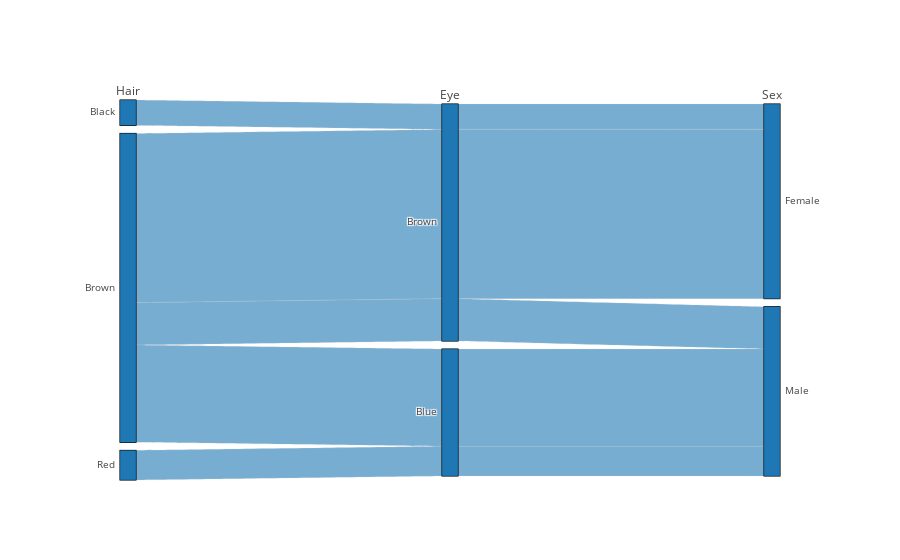

The code cell stored with this chart in its notebook:
### Markdown cell above
#### Basic Parallel Categories Diagram with Counts
If the frequency of occurrence for each combination of attributes is known in advance, this can be specified using the `counts` property

### Code cell
parcats = go.Parcats(
    dimensions=[
        {'label': 'Hair',
         'values': ['Black', 'Brown', 'Brown', 'Brown', 'Red']},
        {'label': 'Eye',
         'values': ['Brown', 'Brown', 'Brown', 'Blue', 'Blue']},
        {'label': 'Sex',
         'values': ['Female', 'Male', 'Female', 'Male', 'Male']}],
    counts=[6, 10, 40, 23, 7]
)

iplot([parcats])

### Figure 1 — Plotly figure (JSON) as saved in the notebook; plotly's stock layout.template omitted (floating-point values rounded to 4 significant figures)
{"data": [{"counts": [6, 10, 40, 23, 7], "dimensions": [{"label": "Hair", "values": ["Black", "Brown", "Brown", "Brown", "Red"]}, {"label": "Eye", "values": ["Brown", "Brown", "Brown", "Blue", "Blue"]}, {"label": "Sex", "values": ["Female", "Male", "Female", "Male", "Male"]}], "type": "parcats", "uid": "a2c45d79-bd5e-43c4-b5d0-31e771c3f8a6"}], "layout": {}}
